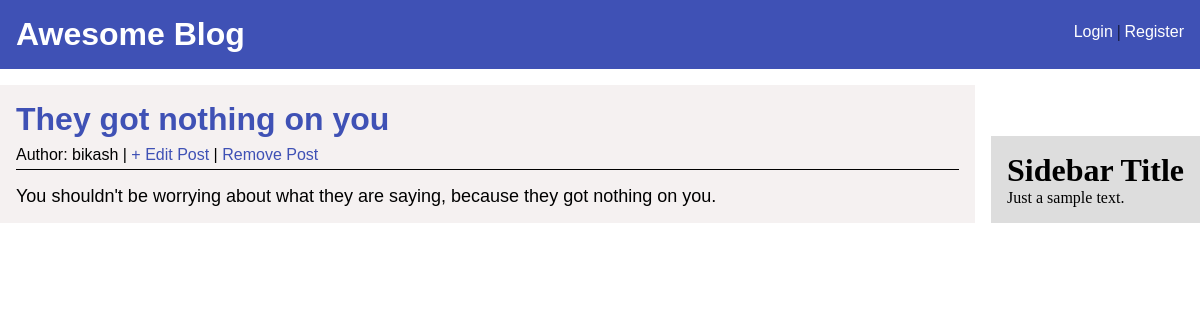
The app's page /article/4/ with its own data.
### blog/models.py (models this page shows, shortened)
class Post(models.Model):
	title = models.CharField(max_length=255)
	author = models.ForeignKey('auth.User',on_delete=models.CASCADE)
	body = models.TextField()

### blog/views.py (the view)
# urls.py: path('article/<int:pk>/',PostDetailView.as_view(),name="post-detail"),
class PostDetailView(DetailView):
	model = Post
	template_name = 'post_detail.html'

### blog/templates/post_detail.html (shortened to what this page needs)
{% extends 'base.html' %}
{%block content %}
	<div class="post_details">
		<div class="post_info">
			<h1>{{post.title}}</h1>
			<div class="post_detail_meta">
			<p>Author: {{post.author}} | <a href="{% url 'post-edit' post.pk %}"> + Edit Post </a> | <a href="{% url 'post-delete' post.pk%}"> Remove Post</a></p>
		</div>
		</div>
		<p class="post_detail_content">
			{{post.body}}
		</p>
	</div>
{% endblock%}

### static/css/style.css (style rules this page uses)
* { margin:0; padding: 0; }
a { text-decoration: none; }
.post_details { font-family:sans-serif; background: #f3eeeecf; padding: 1rem; }
.post_detail_meta { margin-top: 0.5rem; }
.post_detail_meta a { color: #3F51B5; }
.post_detail_content { padding-top: 1rem; font-size:18px; }
.post_info { border-bottom: 1px solid; padding-bottom: 5px; }
.post_info h1 { color:#3F51B5; }

### records on screen
Post: title "They got nothing on you", author "bikash", body "You shouldn't be worrying about what they are saying, because they got nothing on you."
